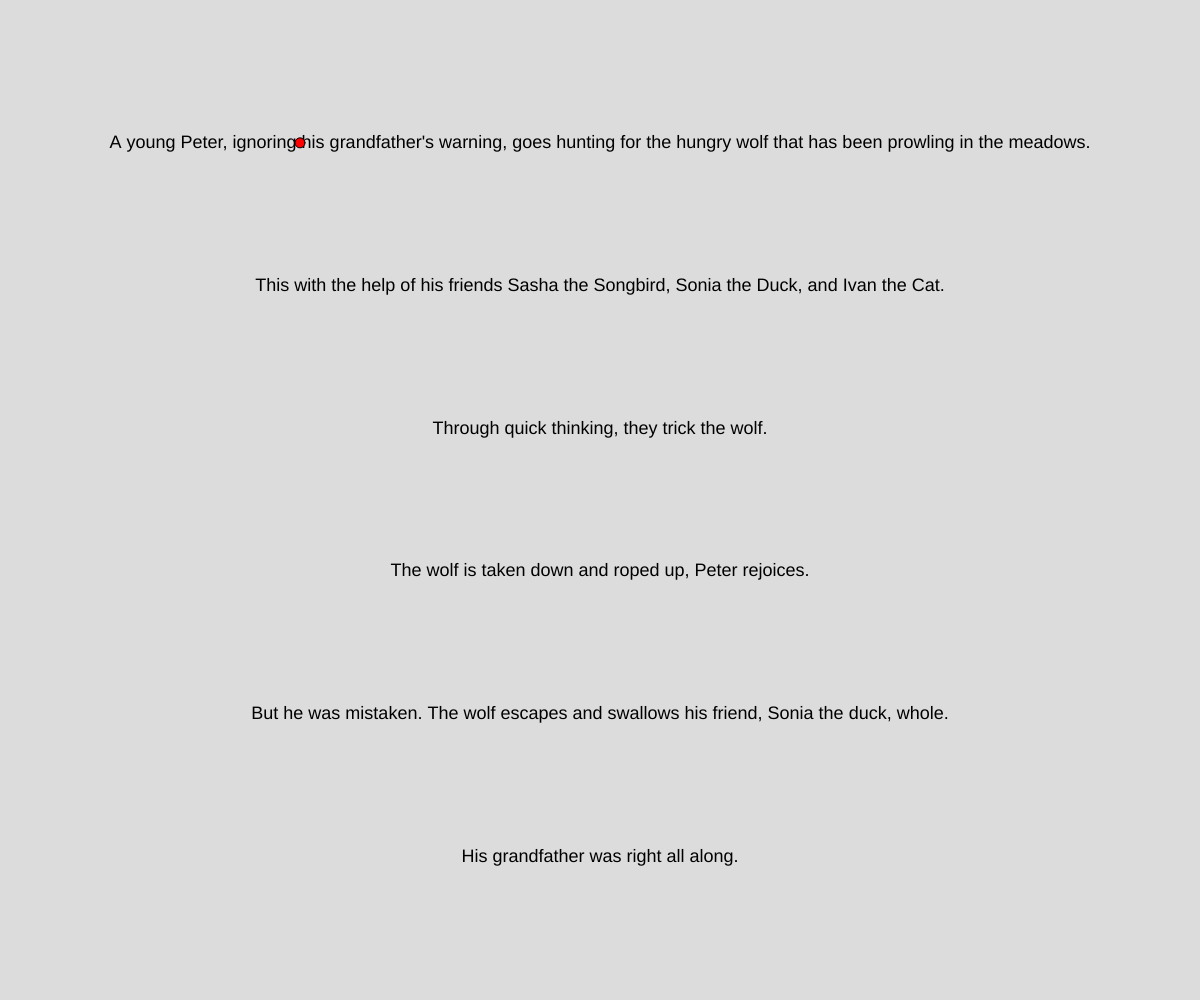
Frame 1 (no input)
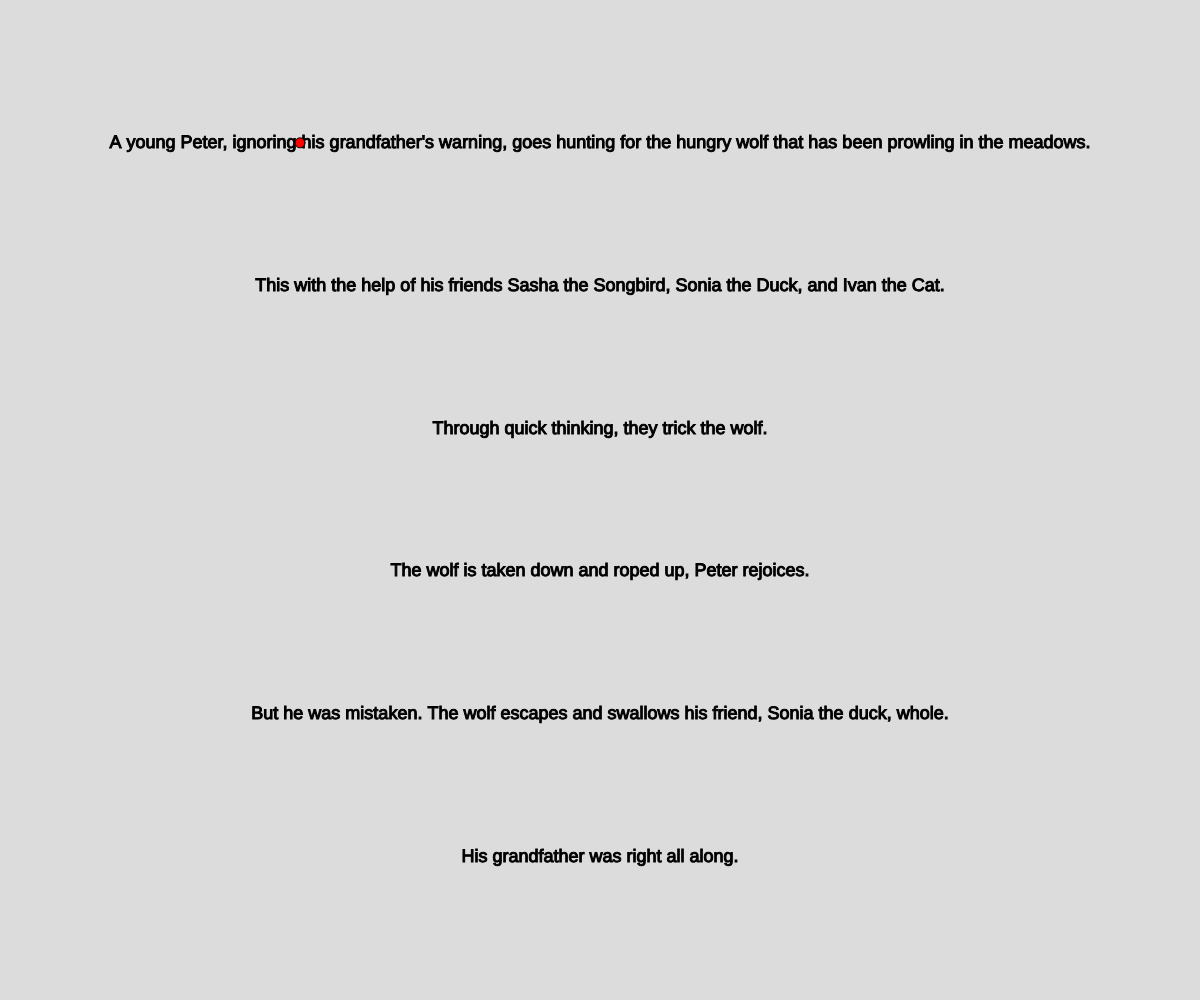
Frame 60 (no input)
Frame 120 (the mouse pressed at the canvas centre since frame 60): identical to frame 60, image omitted

The p5.js sketch that drew these frames (run headless with seeded random() and noise() and a simulated clock; from frame 60 on, the mouse is pressed at the canvas centre):

// p5.js sketch
// ── sketch.js
let fonts = ['Georgia', 'Arial', 'Courier New', 'Verdana', 'Times New Roman'];
let selectedRow = 0; // Variable to keep track of the currently selected row

let row1 = ['A', 'young', 'Peter,', 'ignoring', 'his', 'grandfather\'s', 'warning,', 'goes', 'hunting', 'for', 'the', 'hungry', 'wolf', 'that', 'has', 'been', 'prowling', 'in', 'the', 'meadows.'];
let row2 = ['This', 'with', 'the', 'help', 'of', 'his', 'friends', 'Sasha', 'the', 'Songbird,', 'Sonia', 'the', 'Duck,', 'and', 'Ivan', 'the', 'Cat.'];
let row3 = ['Through', 'quick', 'thinking,', 'they', 'trick', 'the', 'wolf.'];
let row4 = ['The', 'wolf', 'is', 'taken', 'down', 'and', 'roped', 'up,', 'Peter', 'rejoices.'];
let row5 = ['But', 'he', 'was', 'mistaken.', 'The', 'wolf', 'escapes', 'and', 'swallows', 'his', 'friend,', 'Sonia', 'the', 'duck,', 'whole.'];
let row6 = ['His', 'grandfather', 'was', 'right', 'all', 'along.'];

// Create lists for synonyms of words in row1
let row1_item0 = ['A'];
let row1_item1 = ['youthful', 'junior', 'adolescent', 'juvenile'];
let row1_item2 = ['Peter'];
let row1_item3 = ['disregarding', 'neglecting', 'dismissing', 'overlooking'];
let row1_item4 = ['his'];
let row1_item5 = ['grandpa\'s', 'ancestor\'s', 'forefather\'s', 'elder\'s'];
let row1_item6 = ['warning'];
let row1_item7 = ['goes', 'moves', 'travels', 'proceeds'];
let row1_item8 = ['hunting', 'searching', 'pursuing', 'chasing'];
let row1_item9 = ['for'];
let row1_item10 = ['the'];
let row1_item11 = ['hungry'];
let row1_item12 = ['wolf', 'beast', 'creature', 'predator'];
let row1_item13 = ['that'];
let row1_item14 = ['has', 'possesses', 'holds', 'owns'];
let row1_item15 = ['been'];
let row1_item16 = ['prowling', 'lurking', 'stalking', 'roaming'];
let row1_item17 = ['in'];
let row1_item18 = ['the'];
let row1_item19 = ['meadows'];
let row1_item20 = ['.'];

// Create lists for synonyms of words in row2
let row2_item0 = ['This'];
let row2_item1 = ['with'];
let row2_item2 = ['the'];
let row2_item3 = ['aid', 'assistance', 'support', 'backing'];
let row2_item4 = ['of'];
let row2_item5 = ['his'];
let row2_item6 = ['companions', 'buddies', 'pals', 'mates'];
let row2_item7 = ['Sasha'];
let row2_item8 = ['the'];
let row2_item9 = ['Melodist,', 'Warbler,', 'Crooner,', 'Cantor,'];
let row2_item10 = ['Sonia'];
let row2_item11 = ['the'];
let row2_item12 = ['Quacker,','Dabbler,','Paddler,','Swimmer,'];
let row2_item13 = ['and'];
let row2_item14 = ['Ivan'];
let row2_item15 = ['the'];
let row2_item16 = ['Feline.'];

// Create lists for synonyms of words in row3
let row3_item0 = ['Via', 'Through', 'By', 'By means of'];
let row3_item1 = ['speedy', 'quick', 'rapid', 'swift'];
let row3_item2 = ['intellect', 'mind', 'perception', 'understanding'];
let row3_item3 = ['they'];
let row3_item4 = ['deceive', 'fool', 'mislead', 'trick'];
let row3_item5 = ['the'];
let row3_item6 = ['beast', 'creature', 'monster', 'animal'];

// Create lists for synonyms of words in row4
let row4_item0 = ['The'];
let row4_item1 = ['creature', 'animal', 'monster', 'beast'];
let row4_item2 = ['is', 'becomes', 'gets', 'turns'];
let row4_item3 = ['captured', 'caught', 'seized', 'snared'];
let row4_item4 = ['and'];
let row4_item5 = ['secured', 'fastened', 'fixed', 'attached'];
let row4_item6 = ['aloft', 'up', 'high', 'above'];
let row4_item7 = ['Peter'];
let row4_item8 = ['celebrates', 'revels', 'enjoys', 'delights'];

// Create lists for synonyms of words in row5
let row5_item0 = ['Yet', 'However', 'Nevertheless', 'Nonetheless'];
let row5_item1 = ['he'];
let row5_item2 = ['was', 'got', 'became', 'turned'];
let row5_item3 = ['incorrect', 'wrong', 'mistaken', 'erroneous'];
let row5_item4 = ['The'];
let row5_item5 = ['beast', 'monster', 'creature', 'animal'];
let row5_item6 = ['flees', 'escapes', 'runs away', 'evades'];
let row5_item7 = ['and'];
let row5_item8 = ['engulfs', 'consumes', 'devours', 'swallows'];
let row5_item9 = ['his'];
let row5_item10 = ['chum', 'pal', 'buddy', 'mate'];
let row5_item11 = ['Sonia'];
let row5_item12 = ['the'];
let row5_item13 = ['fowl', 'bird', 'avian', 'feathered friend'];
let row5_item14 = ['entire', 'whole', 'complete', 'total'];

// Create lists for synonyms of words in row6
let row6_item0 = ['His'];
let row6_item1 = ['grandpa', 'granddad', 'grandfather', 'grandparent'];
let row6_item2 = ['was', 'is', 'remains', 'stays'];
let row6_item3 = ['correct', 'right', 'accurate', 'true'];
let row6_item4 = ['all'];
let row6_item5 = ['throughout', 'through', 'during', 'in the course of'];

function setup() {
  createCanvas(windowWidth, windowHeight);
  textAlign(CENTER, CENTER);
  textFont('Helvetica', 18);
}

function draw() {
  background(220);

  // Display row1
  fill(0);
  text(row1.join(' '), width / 2, height / 7);

  // Display row2
  text(row2.join(' '), width / 2, (height / 7) * 2);

  // Display row3
  text(row3.join(' '), width / 2, (height / 7) * 3);

  // Display row4
  text(row4.join(' '), width / 2, (height / 7) * 4);

  // Display row5
  text(row5.join(' '), width / 2, (height / 7) * 5);

  // Display row6
  text(row6.join(' '), width / 2, (height / 7) * 6);

  // Draw the red dot next to the selected row
  fill(255, 0, 0);
  stroke(0);
  ellipse(width / 4, (height / 7) * (selectedRow + 1), 10, 10);
}

function keyPressed() {
  if (keyCode === 32) { // Check if the pressed key is the spacebar
    let randomFont = random(fonts);
    textFont(randomFont, 15);
  } else if (keyCode === ENTER) { // Check if the pressed key is the Enter key
    replaceWords();
  } else if (keyCode === UP_ARROW) { // Check if the pressed key is the Up Arrow key
    selectedRow = (selectedRow - 1 + 6) % 6; // Move up and loop back to the bottom
  } else if (keyCode === DOWN_ARROW) { // Check if the pressed key is the Down Arrow key
    selectedRow = (selectedRow + 1) % 6; // Move down and loop back to the top
  }
}

function replaceWords() {
  // Replace each item in row1-row6 with a random item from the corresponding items list
  for (let i = 0; i < row1.length; i++) {
    if (i > 0 && i < row1.length - 1) {
      row1[i] = random(eval(`row1_item${i}`));
    }
  }

  for (let i = 0; i < row2.length; i++) {
    if (i > 0 && i < row2.length - 1) {
      row2[i] = random(eval(`row2_item${i}`));
    }
  }

  for (let i = 0; i < row3.length; i++) {
    if (i > 0 && i < row3.length - 1) {
      row3[i] = random(eval(`row3_item${i}`));
    }
  }

  for (let i = 0; i < row4.length; i++) {
    if (i > 0 && i < row4.length - 1) {
      row4[i] = random(eval(`row4_item${i}`));
    }
  }

  for (let i = 0; i < row5.length; i++) {
    if (i > 0 && i < row5.length - 1) {
      row5[i] = random(eval(`row5_item${i}`));
    }
  }

  for (let i = 0; i < row6.length; i++) {
    if (i > 0 && i < row6.length - 1) {
      row6[i] = random(eval(`row6_item${i}`));
    }
  }
}
